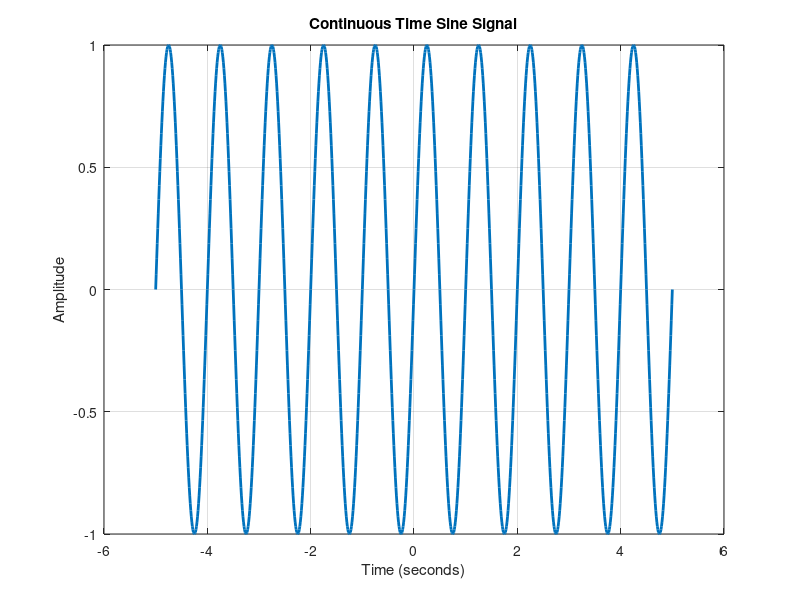

Source code (MATLAB):
clc;
clear;
close all;
% Time axis

t = -5:0.01:5;
% Continuous-time sine signal
x = sin(2*pi*t);
% Plotting
figure;
plot(t, x, 'LineWidth', 2);
grid on;
title('Continuous Time Sine Signal');
xlabel('Time (seconds)');
ylabel('Amplitude');
